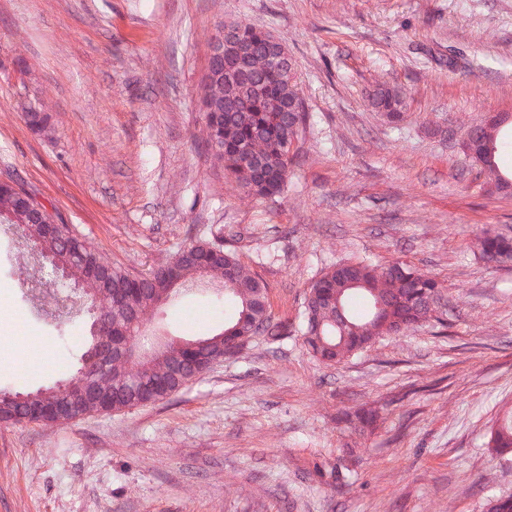
#> input picture data/example2.tif, 1024 x 1024 px (shown at 1/2 size)
$ python -i wsi_ops.py   (imports and definitions only)   (older library calls are emulated)
#> lines starting #> are read from the running program, lines starting #| are printed output that depends on the picture; after the words box and inside, x2 and y2 are one past the last pixel; in counts of white or black regions, pixels touching at a corner belong together
#> further down, picture is the input picture: shape (1024, 1024, 3); mean B, G, R 168.7, 136.6, 201.9
import cv2
import numpy as np
from openslide import OpenSlide, OpenSlideUnsupportedFormatError


NUM_NEGATIVE_PATCHES_FROM_EACH_BBOX = 100
NUM_POSITIVE_PATCHES_FROM_EACH_BBOX = 500
PATCH_INDEX_NEGATIVE = 200000#700000
PATCH_INDEX_POSITIVE = 200000

TUMOR_PROB_THRESHOLD = 0.90
PIXEL_WHITE = 255
PIXEL_BLACK = 0
PATCH_SIZE = 768#256


# [13 lines left out: function write_to_txt, not called in this run]


class PatchExtractor(object):
    # [155 lines left out: functions extract_positive_patches_from_tumor_region, extract_negative_patches_from_normal_wsi, extract_negative_patches_from_tumor_wsi, not called in this run]


class WSIOps(object):
    """
        # ================================
        # Class to annotate WSIs with ROIs
        # ================================

    """

    def_level = 0

    # [123 lines left out: functions read_wsi_mask, read_wsi_normal, read_wsi_tumor, read_wsi, find_roi_bbox_tumor_gt_mask, not called in this run]

    def find_roi_bbox(self, rgb_image):
        # hsv -> 3 channel
        hsv = cv2.cvtColor(rgb_image, cv2.COLOR_BGR2HSV)
#> hsv: shape (1024, 1024, 3); mean H, S, V 162, 85.7, 202
        lower_red = np.array([20, 20, 20])
        upper_red = np.array([200, 200, 200])
        # mask -> 1 channel
        mask = cv2.inRange(hsv, lower_red, upper_red)
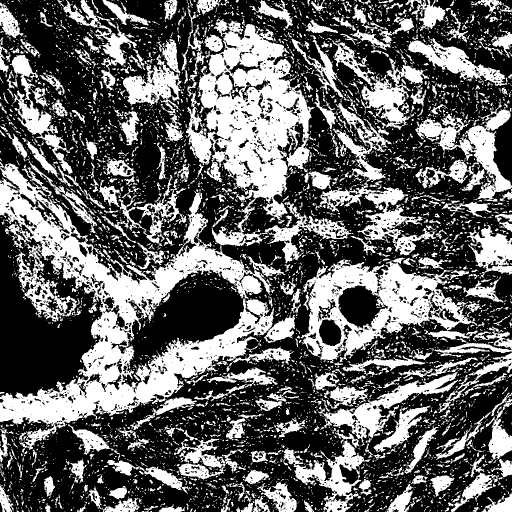
#> mask: shape (1024, 1024) (shown at 1/2 size); 39.4% white; 5742 white regions (4912 under 20 px), largest, box (x1, y1, x2, y2) and area: (0, 37, 707, 900) 141778, (601, 515, 955, 726) 29881, (830, 197, 1024, 403) 13694

        close_kernel = np.ones((20, 20), dtype=np.uint8)
        image_close = cv2.morphologyEx(np.array(mask), cv2.MORPH_CLOSE, close_kernel)
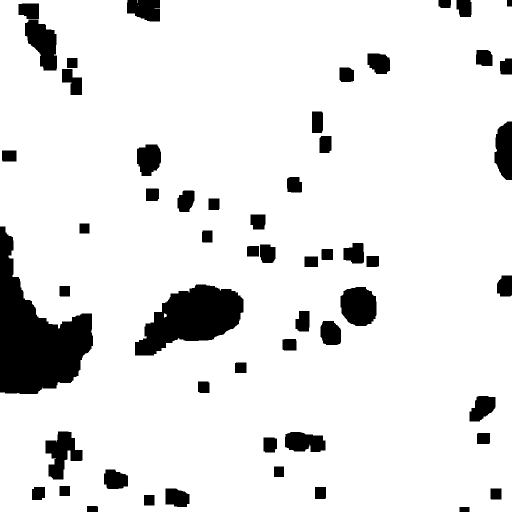
#> image_close: shape (1024, 1024) (shown at 1/2 size); 89.7% white; 55 black regions, largest, box (x1, y1, x2, y2) and area: (0, 453, 186, 788) 30980, (270, 569, 487, 711) 18045, (681, 574, 753, 652) 4636
        open_kernel = np.ones((5, 5), dtype=np.uint8)
        image_open = cv2.morphologyEx(np.array(image_close), cv2.MORPH_OPEN, open_kernel)
#> image_open: shape (1024, 1024); 89.6% white; 52 black regions
        bounding_boxes, rgb_contour = self.get_bbox(image_open, rgb_image=rgb_image)
        return bounding_boxes, rgb_contour, image_open

    # [24 lines left out: function get_image_open, not called in this run]

    @staticmethod
    def get_bbox(cont_img, rgb_image=None):
        _, contours, _ = cv2.findContours(cont_img, cv2.RETR_EXTERNAL, cv2.CHAIN_APPROX_SIMPLE)
#> contours = 1 contour; box (x1, y1, x2, y2) and area: (0, 0, 1024, 1024) 1005704
        rgb_contour = None
#> (the run stopped early here; a loop or call above may not have finished)
